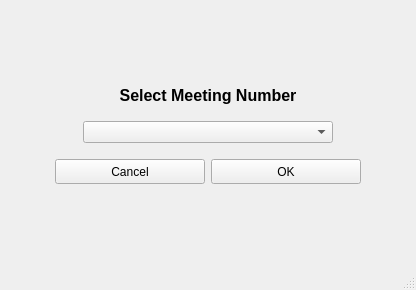
<?xml version="1.0" encoding="UTF-8"?>
<ui version="4.0">
 <class>MainWindow</class>
 <widget class="QMainWindow" name="MainWindow">
  <property name="geometry">
   <rect>
    <x>0</x>
    <y>0</y>
    <width>416</width>
    <height>290</height>
   </rect>
  </property>
  <property name="minimumSize">
   <size>
    <width>416</width>
    <height>290</height>
   </size>
  </property>
  <property name="windowTitle">
   <string>Meeting Memo Capture</string>
  </property>
  <widget class="QWidget" name="centralwidget">
   <layout class="QHBoxLayout" name="horizontalLayout">
    <item>
     <spacer name="horizontalSpacer">
      <property name="orientation">
       <enum>Qt::Horizontal</enum>
      </property>
      <property name="sizeHint" stdset="0">
       <size>
        <width>35</width>
        <height>20</height>
       </size>
      </property>
     </spacer>
    </item>
    <item>
     <layout class="QVBoxLayout" name="verticalLayout">
      <item>
       <spacer name="verticalSpacer_2">
        <property name="orientation">
         <enum>Qt::Vertical</enum>
        </property>
        <property name="sizeHint" stdset="0">
         <size>
          <width>20</width>
          <height>40</height>
         </size>
        </property>
       </spacer>
      </item>
      <item alignment="Qt::AlignHCenter">
       <widget class="QLabel" name="lblHeader">
        <property name="minimumSize">
         <size>
          <width>190</width>
          <height>20</height>
         </size>
        </property>
        <property name="maximumSize">
         <size>
          <width>250</width>
          <height>20</height>
         </size>
        </property>
        <property name="font">
         <font>
          <pointsize>12</pointsize>
          <weight>75</weight>
          <bold>true</bold>
         </font>
        </property>
        <property name="text">
         <string>Select Meeting Number</string>
        </property>
        <property name="alignment">
         <set>Qt::AlignCenter</set>
        </property>
       </widget>
      </item>
      <item>
       <spacer name="verticalSpacer">
        <property name="orientation">
         <enum>Qt::Vertical</enum>
        </property>
        <property name="sizeType">
         <enum>QSizePolicy::Fixed</enum>
        </property>
        <property name="sizeHint" stdset="0">
         <size>
          <width>20</width>
          <height>10</height>
         </size>
        </property>
       </spacer>
      </item>
      <item alignment="Qt::AlignHCenter">
       <widget class="QComboBox" name="cmbMeetingNumbers">
        <property name="minimumSize">
         <size>
          <width>250</width>
          <height>0</height>
         </size>
        </property>
        <property name="maximumSize">
         <size>
          <width>150</width>
          <height>16777215</height>
         </size>
        </property>
       </widget>
      </item>
      <item>
       <spacer name="verticalSpacer_4">
        <property name="orientation">
         <enum>Qt::Vertical</enum>
        </property>
        <property name="sizeType">
         <enum>QSizePolicy::Fixed</enum>
        </property>
        <property name="sizeHint" stdset="0">
         <size>
          <width>20</width>
          <height>10</height>
         </size>
        </property>
       </spacer>
      </item>
      <item>
       <layout class="QHBoxLayout" name="horizontalLayout_2">
        <item>
         <widget class="QPushButton" name="btnCancel">
          <property name="minimumSize">
           <size>
            <width>150</width>
            <height>25</height>
           </size>
          </property>
          <property name="maximumSize">
           <size>
            <width>150</width>
            <height>25</height>
           </size>
          </property>
          <property name="layoutDirection">
           <enum>Qt::LeftToRight</enum>
          </property>
          <property name="text">
           <string>Cancel</string>
          </property>
         </widget>
        </item>
        <item>
         <widget class="QPushButton" name="btnOK">
          <property name="minimumSize">
           <size>
            <width>150</width>
            <height>25</height>
           </size>
          </property>
          <property name="maximumSize">
           <size>
            <width>150</width>
            <height>25</height>
           </size>
          </property>
          <property name="text">
           <string>OK</string>
          </property>
         </widget>
        </item>
       </layout>
      </item>
      <item>
       <spacer name="verticalSpacer_3">
        <property name="orientation">
         <enum>Qt::Vertical</enum>
        </property>
        <property name="sizeHint" stdset="0">
         <size>
          <width>20</width>
          <height>40</height>
         </size>
        </property>
       </spacer>
      </item>
     </layout>
    </item>
    <item>
     <spacer name="horizontalSpacer_2">
      <property name="orientation">
       <enum>Qt::Horizontal</enum>
      </property>
      <property name="sizeHint" stdset="0">
       <size>
        <width>35</width>
        <height>20</height>
       </size>
      </property>
     </spacer>
    </item>
   </layout>
  </widget>
  <widget class="QMenuBar" name="menubar">
   <property name="geometry">
    <rect>
     <x>0</x>
     <y>0</y>
     <width>416</width>
     <height>21</height>
    </rect>
   </property>
  </widget>
  <widget class="QStatusBar" name="statusbar"/>
 </widget>
 <resources/>
 <connections/>
</ui>
